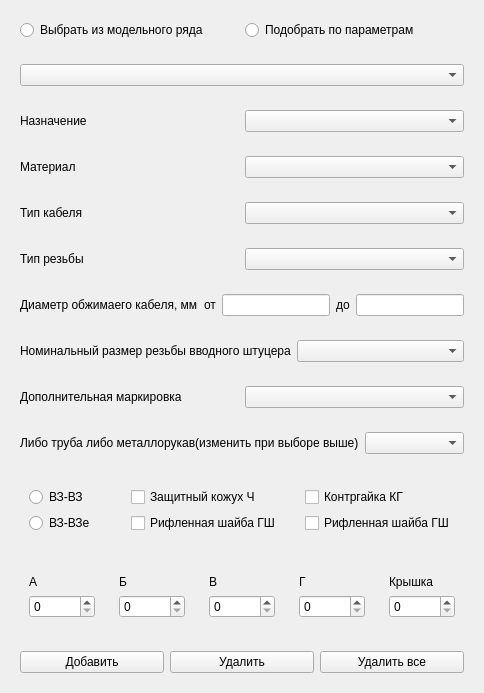
            <widget class="QWidget" name="newGlandPage">
             <property name="sizePolicy">
              <sizepolicy hsizetype="Preferred" vsizetype="Ignored">
               <horstretch>0</horstretch>
               <verstretch>0</verstretch>
              </sizepolicy>
             </property>
             <layout class="QVBoxLayout" name="verticalLayout_9">
              <item>
               <widget class="QWidget" name="a_glandinformationRadioWidget" native="true">
                <layout class="QHBoxLayout" name="horizontalLayout_25">
                 <item>
                  <widget class="QRadioButton" name="gland_from_allRadioButton">
                   <property name="text">
                    <string>Выбрать из модельного ряда</string>
                   </property>
                  </widget>
                 </item>
                 <item>
                  <widget class="QRadioButton" name="gland_from_propertiesRadioButton">
                   <property name="text">
                    <string>Подобрать по параметрам</string>
                   </property>
                  </widget>
                 </item>
                </layout>
               </widget>
              </item>
              <item>
               <widget class="QWidget" name="b_vzorglandWidget" native="true">
                <layout class="QVBoxLayout" name="verticalLayout_14">
                 <item>
                  <widget class="QComboBox" name="vzorglandcomboBox"/>
                 </item>
                </layout>
               </widget>
              </item>
              <item>
               <widget class="QWidget" name="c_gland_designationWidget" native="true">
                <layout class="QHBoxLayout" name="horizontalLayout_26">
                 <item>
                  <widget class="QLabel" name="gland_designationlabel">
                   <property name="text">
                    <string>Назначение</string>
                   </property>
                  </widget>
                 </item>
                 <item>
                  <widget class="QComboBox" name="gland_designationcomboBox"/>
                 </item>
                </layout>
               </widget>
              </item>
              <item>
               <widget class="QWidget" name="d_gland_materialWidget" native="true">
                <layout class="QHBoxLayout" name="horizontalLayout_35">
                 <item>
                  <widget class="QLabel" name="gland_materiallabel">
                   <property name="text">
                    <string>Материал</string>
                   </property>
                  </widget>
                 </item>
                 <item>
                  <widget class="QComboBox" name="gland_materialcomboBox"/>
                 </item>
                </layout>
               </widget>
              </item>
              <item>
               <widget class="QWidget" name="e_gland_cabletypeWidget" native="true">
                <layout class="QHBoxLayout" name="horizontalLayout_51">
                 <item>
                  <widget class="QLabel" name="gland_cabletypelabel">
                   <property name="text">
                    <string>Тип кабеля</string>
                   </property>
                  </widget>
                 </item>
                 <item>
                  <widget class="QComboBox" name="gland_cabletypecomboBox"/>
                 </item>
                </layout>
               </widget>
              </item>
              <item>
               <widget class="QWidget" name="f_gland_threadtypeWidget" native="true">
                <layout class="QHBoxLayout" name="horizontalLayout_52">
                 <item>
                  <widget class="QLabel" name="gland_threadtypelabel">
                   <property name="text">
                    <string>Тип резьбы</string>
                   </property>
                  </widget>
                 </item>
                 <item>
                  <widget class="QComboBox" name="gland_threadtypecomboBox"/>
                 </item>
                </layout>
               </widget>
              </item>
              <item>
               <widget class="QWidget" name="g_gland_checkdiamWidget" native="true">
                <layout class="QHBoxLayout" name="horizontalLayout_53">
                 <item>
                  <widget class="QLabel" name="gland_checkdiamlabel_1">
                   <property name="text">
                    <string>Диаметр обжимаего кабеля, мм</string>
                   </property>
                  </widget>
                 </item>
                 <item>
                  <widget class="QLabel" name="gland_checkdiamlabel_2">
                   <property name="text">
                    <string>от</string>
                   </property>
                  </widget>
                 </item>
                 <item>
                  <widget class="QLineEdit" name="gland_checkdiam_minlineedit"/>
                 </item>
                 <item>
                  <widget class="QLabel" name="gland_checkdiamlabel_3">
                   <property name="text">
                    <string>до</string>
                   </property>
                  </widget>
                 </item>
                 <item>
                  <widget class="QLineEdit" name="gland_checkdiam_maxlineedit"/>
                 </item>
                </layout>
               </widget>
              </item>
              <item>
               <widget class="QWidget" name="h_gland_mr_or_tubeWidget" native="true">
                <layout class="QHBoxLayout" name="horizontalLayout_54">
                 <item>
                  <widget class="QLabel" name="gland_mr_or_tubelabel">
                   <property name="text">
                    <string>Номинальный размер резьбы вводного штуцера</string>
                   </property>
                  </widget>
                 </item>
                 <item>
                  <widget class="QComboBox" name="gland_mr_or_tubeCombobox"/>
                 </item>
                </layout>
               </widget>
              </item>
              <item>
               <widget class="QWidget" name="i_gland_additionalmarkingWidget" native="true">
                <layout class="QHBoxLayout" name="horizontalLayout_55">
                 <item>
                  <widget class="QLabel" name="gland_additionalmarkinglabel">
                   <property name="text">
                    <string>Дополнительная маркировка</string>
                   </property>
                  </widget>
                 </item>
                 <item>
                  <widget class="QComboBox" name="gland_additionalmarkingcomboBox"/>
                 </item>
                </layout>
               </widget>
              </item>
              <item>
               <widget class="QWidget" name="j_gland_tube_mr_markingWidget" native="true">
                <layout class="QHBoxLayout" name="horizontalLayout_56">
                 <item>
                  <widget class="QLabel" name="gland_tube_mr_markinglabel">
                   <property name="text">
                    <string>Либо труба либо металлорукав(изменить при выборе выше)</string>
                   </property>
                  </widget>
                 </item>
                 <item>
                  <widget class="QComboBox" name="gland_tube_mr_markingcomboBox"/>
                 </item>
                </layout>
               </widget>
              </item>
              <item>
               <widget class="QWidget" name="k_gland_optionsWidget" native="true">
                <layout class="QHBoxLayout" name="horizontalLayout_57">
                 <item>
                  <widget class="QWidget" name="VZwidget" native="true">
                   <layout class="QVBoxLayout" name="verticalLayout_16">
                    <item>
                     <widget class="QRadioButton" name="VZradioButton">
                      <property name="text">
                       <string>ВЗ-ВЗ</string>
                      </property>
                     </widget>
                    </item>
                    <item>
                     <widget class="QRadioButton" name="VZeradioButton">
                      <property name="text">
                       <string>ВЗ-ВЗе</string>
                      </property>
                     </widget>
                    </item>
                   </layout>
                  </widget>
                 </item>
                 <item>
                  <widget class="QWidget" name="options1Widget" native="true">
                   <layout class="QVBoxLayout" name="verticalLayout_20">
                    <item>
                     <widget class="QCheckBox" name="protectiveCoverCheckBox">
                      <property name="text">
                       <string>Защитный кожух Ч</string>
                      </property>
                     </widget>
                    </item>
                    <item>
                     <widget class="QCheckBox" name="groovedwasherCheckBox">
                      <property name="text">
                       <string>Рифленная шайба ГШ</string>
                      </property>
                     </widget>
                    </item>
                   </layout>
                  </widget>
                 </item>
                 <item>
                  <widget class="QWidget" name="options2Widget" native="true">
                   <layout class="QVBoxLayout" name="verticalLayout_29">
                    <item>
                     <widget class="QCheckBox" name="locknutCheckBox">
                      <property name="text">
                       <string>Контргайка КГ</string>
                      </property>
                     </widget>
                    </item>
                    <item>
                     <widget class="QCheckBox" name="fluttedWasherCheckBox">
                      <property name="text">
                       <string>Рифленная шайба ГШ</string>
                      </property>
                     </widget>
                    </item>
                   </layout>
                  </widget>
                 </item>
                </layout>
               </widget>
              </item>
              <item>
               <widget class="QWidget" name="widget" native="true">
                <layout class="QHBoxLayout" name="horizontalLayout_58">
                 <item>
                  <widget class="QWidget" name="widget_6" native="true">
                   <layout class="QVBoxLayout" name="verticalLayout_30">
                    <item>
                     <widget class="QLabel" name="label_2">
                      <property name="text">
                       <string>А</string>
                      </property>
                     </widget>
                    </item>
                    <item>
                     <widget class="QSpinBox" name="spinBox"/>
                    </item>
                   </layout>
                  </widget>
                 </item>
                 <item>
                  <widget class="QWidget" name="widget_11" native="true">
                   <layout class="QVBoxLayout" name="verticalLayout_31">
                    <item>
                     <widget class="QLabel" name="label_3">
                      <property name="text">
                       <string>Б</string>
                      </property>
                     </widget>
                    </item>
                    <item>
                     <widget class="QSpinBox" name="spinBox_2"/>
                    </item>
                   </layout>
                  </widget>
                 </item>
                 <item>
                  <widget class="QWidget" name="widget_12" native="true">
                   <layout class="QVBoxLayout" name="verticalLayout_32">
                    <item>
                     <widget class="QLabel" name="label_4">
                      <property name="text">
                       <string>В</string>
                      </property>
                     </widget>
                    </item>
                    <item>
                     <widget class="QSpinBox" name="spinBox_3"/>
                    </item>
                   </layout>
                  </widget>
                 </item>
                 <item>
                  <widget class="QWidget" name="widget_13" native="true">
                   <layout class="QVBoxLayout" name="verticalLayout_33">
                    <item>
                     <widget class="QLabel" name="label_5">
                      <property name="text">
                       <string>Г</string>
                      </property>
                     </widget>
                    </item>
                    <item>
                     <widget class="QSpinBox" name="spinBox_4"/>
                    </item>
                   </layout>
                  </widget>
                 </item>
                 <item>
                  <widget class="QWidget" name="widget_14" native="true">
                   <layout class="QVBoxLayout" name="verticalLayout_34">
                    <item>
                     <widget class="QLabel" name="label_6">
                      <property name="text">
                       <string>Крышка</string>
                      </property>
                     </widget>
                    </item>
                    <item>
                     <widget class="QSpinBox" name="spinBox_5"/>
                    </item>
                   </layout>
                  </widget>
                 </item>
                </layout>
               </widget>
              </item>
              <item>
               <widget class="QWidget" name="widget_15" native="true">
                <layout class="QHBoxLayout" name="horizontalLayout_59">
                 <item>
                  <widget class="QPushButton" name="pushButton">
                   <property name="text">
                    <string>Добавить</string>
                   </property>
                  </widget>
                 </item>
                 <item>
                  <widget class="QPushButton" name="pushButton_3">
                   <property name="text">
                    <string>Удалить</string>
                   </property>
                  </widget>
                 </item>
                 <item>
                  <widget class="QPushButton" name="pushButton_4">
                   <property name="text">
                    <string>Удалить все</string>
                   </property>
                  </widget>
                 </item>
                </layout>
               </widget>
              </item>
             </layout>
            </widget>
